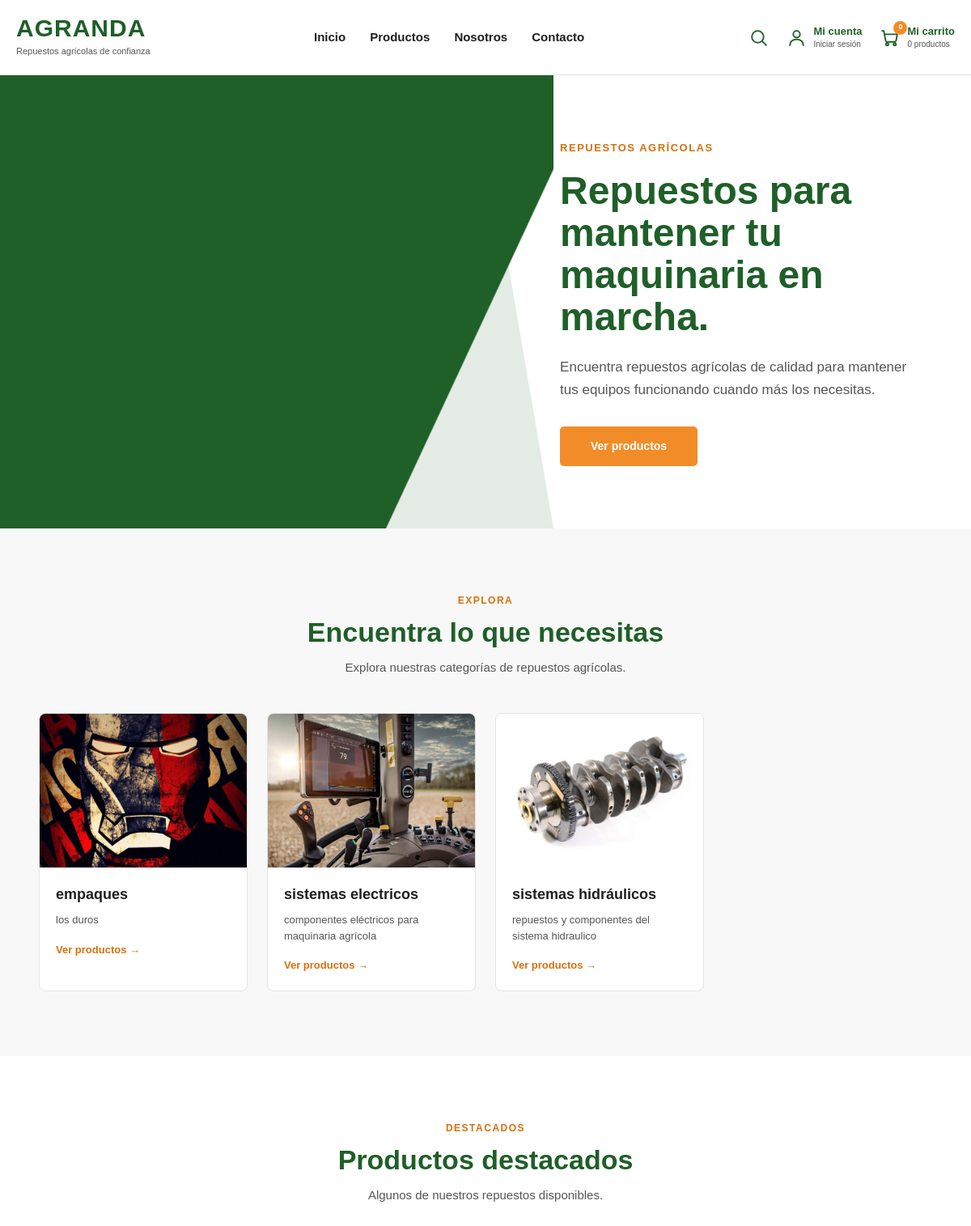
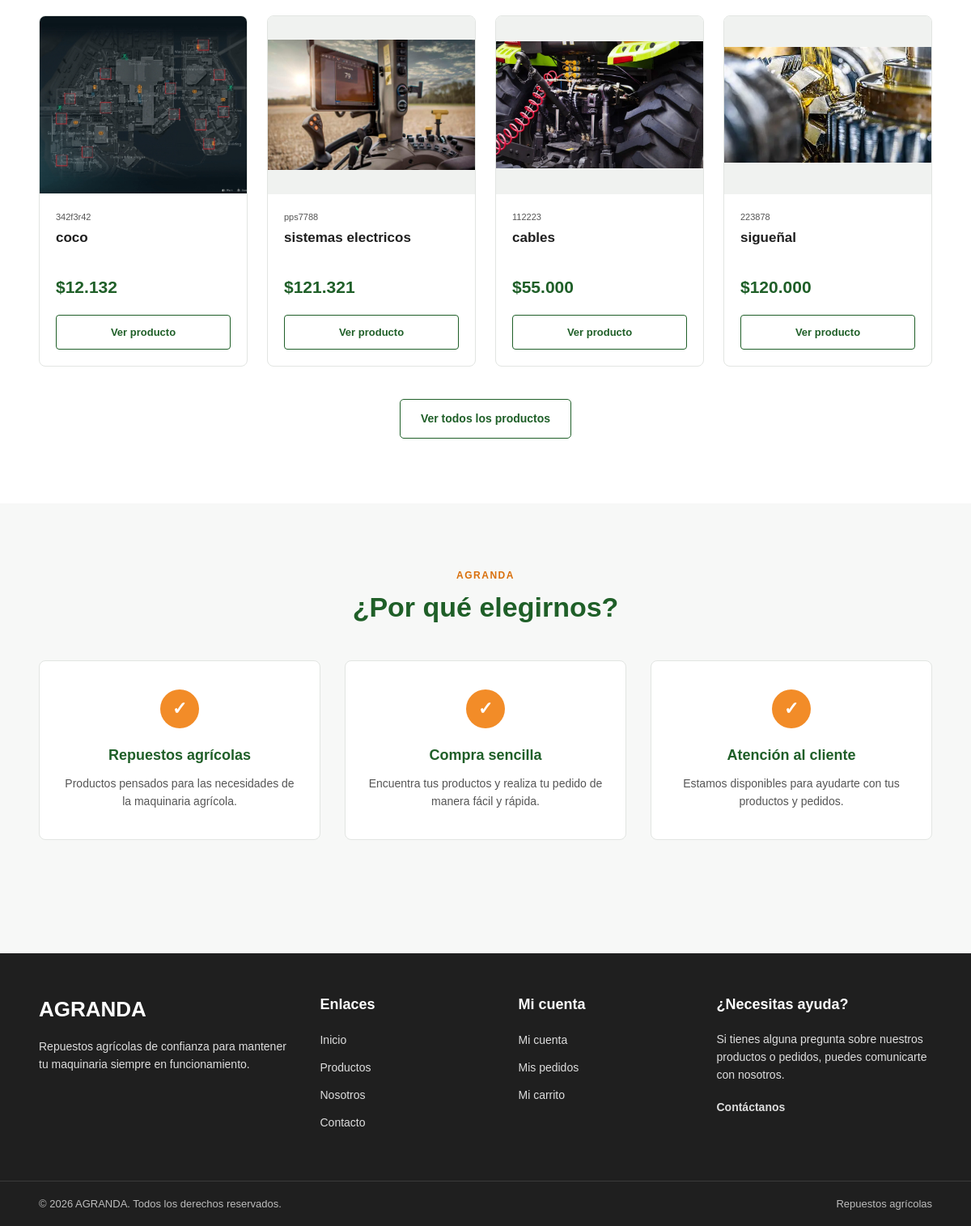
/tienda/index.php, run on the app's committed database (2 pictures, top to bottom).
### tables this page shows
CREATE TABLE `categorias` (
  `id_categoria` int(11) NOT NULL,
  `nombre` varchar(200) NOT NULL,
  `descripcion` text DEFAULT NULL,
  `imagen` varchar(255) DEFAULT NULL,
  `estado` tinyint(1) DEFAULT 1,
  `fecha_creacion` timestamp NOT NULL DEFAULT current_timestamp()
);

CREATE TABLE `imagenes_producto` (
  `id_imagen` int(11) NOT NULL,
  `id_producto` int(11) NOT NULL,
  `ruta_imagen` varchar(255) NOT NULL,
  `principal` tinyint(1) DEFAULT 0,
  `orden` int(11) DEFAULT 1,
  `fecha_subida` timestamp NOT NULL DEFAULT current_timestamp(),
  `estado` tinyint(1) DEFAULT 1
);

CREATE TABLE `productos` (
  `id_producto` int(11) NOT NULL,
  `id_categoria` int(11) NOT NULL,
  `id_marca` int(11) DEFAULT NULL,
  `nombre` varchar(150) NOT NULL,
  `descripcion` text DEFAULT NULL,
  `codigo_producto` varchar(50) NOT NULL,
  `precio` decimal(10,2) NOT NULL,
  `peso` decimal(8,2) DEFAULT NULL,
  `estado` tinyint(1) DEFAULT 1,
  `destacado` tinyint(1) DEFAULT 0,
  `fecha_creacion` timestamp NOT NULL DEFAULT current_timestamp(),
  `fecha_actualizacion` timestamp NOT NULL DEFAULT current_timestamp() ON UPDATE current_timestamp()
);

### tienda/index.php (the view, shortened to what this page needs)
<?php
require_once("includes/header.php");
?>
<link rel="stylesheet" href="<?= $base_url ?>css/inicio.css">
<?php
$categorias = [];
$sqlCategorias = "
    SELECT
        id_categoria,
        nombre,
        descripcion,
        imagen
    FROM categorias
    WHERE estado = 1
    ORDER BY nombre ASC
";
$resultadoCategorias = $conexion->query($sqlCategorias);
if ($resultadoCategorias) {
    while ($categoria = $resultadoCategorias->fetch_assoc()) {
        $categorias[] = $categoria;
    }
}
$productosDestacados = [];
$sqlProductos = "
    SELECT
        p.id_producto,
        p.nombre,
        p.descripcion,
        p.codigo_producto,
        p.precio,
        img.ruta_imagen
    FROM productos p
    LEFT JOIN imagenes_producto img
        ON img.id_producto = p.id_producto
        AND img.principal = 1
        AND img.estado = 1
    INNER JOIN inventario i
        ON i.id_producto = p.id_producto
    WHERE p.estado = 1
      AND p.destacado = 1
      AND i.stock_actual > 0
    ORDER BY p.fecha_creacion DESC
    LIMIT 8
";
$resultadoProductos = $conexion->query($sqlProductos);
if ($resultadoProductos) {
    while ($producto = $resultadoProductos->fetch_assoc()) {
        $productosDestacados[] = $producto;
    }
}
?>
<main>
    <section class="inicio-hero">
        <div class="inicio-container">
            <div class="hero-contenido">
                <span class="hero-etiqueta">
                    REPUESTOS AGRÍCOLAS
                </span>
                <h1>
                    Repuestos para mantener
                    tu maquinaria en marcha.
                </h1>
                <p>
                    Encuentra repuestos agrícolas de calidad
                    para mantener tus equipos funcionando
                    cuando más los necesitas.
                </p>
                <a href="<?= $base_url ?>productos/" class="btn-hero">
                    Ver productos
                </a>
            </div>
        </div>
    </section>
    <section class="inicio-seccion">
        <div class="inicio-container">
            <div class="seccion-encabezado">
                <span class="seccion-etiqueta">
                    EXPLORA
                </span>
                <h2>
                    Encuentra lo que necesitas
                </h2>
                <p>
                    Explora nuestras categorías de repuestos agrícolas.
                </p>
            </div>
            <?php if (!empty($categorias)): ?>
                <div class="categorias-grid">
                    <?php foreach ($categorias as $categoria): ?>
                        <a
                            href="<?= $base_url ?>productos/?categoria=<?= (int) $categoria["id_categoria"] ?>"
                            class="categoria-card"
                        >
                            <?php if (!empty($categoria["imagen"])): ?>
                                <div class="categoria-imagen">
                                    <img
                                        src="<?= $base_url ?>../<?= htmlspecialchars($categoria["imagen"], ENT_QUOTES, "UTF-8") ?>"
                                        alt="<?= htmlspecialchars($categoria["nombre"], ENT_QUOTES, "UTF-8") ?>"
                                    >
                                </div>
                            <?php else: ?>
                                <div class="categoria-imagen categoria-sin-imagen">
                                    <span>AGRANDA</span>
                                </div>
                            <?php endif; ?>
                            <div class="categoria-contenido">
                                <h3>
                                    <?= htmlspecialchars($categoria["nombre"], ENT_QUOTES, "UTF-8") ?>
                                </h3>
                                <?php if (!empty($categoria["descripcion"])): ?>
                                    <p>
                                        <?= htmlspecialchars($categoria["descripcion"], ENT_QUOTES, "UTF-8") ?>
                                    </p>
                                <?php endif; ?>
                                <span class="categoria-enlace">
                                    Ver productos →
                                </span>
                            </div>
                        </a>
                    <?php endforeach; ?>
                </div>
            <?php endif; ?>
        </div>
    </section>
    <section class="inicio-seccion productos-seccion">
        <div class="inicio-container">
            <div class="seccion-encabezado">
                <span class="seccion-etiqueta">
                    DESTACADOS
                </span>
                <h2>
                    Productos destacados
                </h2>
                <p>
                    Algunos de nuestros repuestos disponibles.
                </p>
            </div>
            <?php if (!empty($productosDestacados)): ?>
                <div class="productos-grid">
                    <?php foreach ($productosDestacados as $producto): ?>
                        <article class="producto-card">
                            <a
                                href="<?= $base_url ?>productos/?producto=<?= (int) $producto["id_producto"] ?>"
                                class="producto-imagen"
                            >
                                <?php if (!empty($producto["ruta_imagen"])): ?>
                                    <img
                                        src="<?= $base_url ?>../<?= htmlspecialchars($producto["ruta_imagen"], ENT_QUOTES, "UTF-8") ?>"
                                        alt="<?= htmlspecialchars($producto["nombre"], ENT_QUOTES, "UTF-8") ?>"
                                    >
                                <?php else: ?>
                                    <div class="producto-sin-imagen">
                                        <span>Sin imagen</span>
                                    </div>
                                <?php endif; ?>
                            </a>
                            <div class="producto-contenido">
                                <span class="producto-codigo">
                                    <?= htmlspecialchars($producto["codigo_producto"], ENT_QUOTES, "UTF-8") ?>
                                </span>
                                <h3>
                                    <a href="<?= $base_url ?>productos/?producto=<?= (int) $producto["id_producto"] ?>">
                                        <?= htmlspecialchars($producto["nombre"], ENT_QUOTES, "UTF-8") ?>
                                    </a>
                                </h3>
                                <p class="producto-precio">
                                    $<?= number_format((float) $producto["precio"], 0, ",", ".") ?>
                                </p>
                                <a
                                    href="<?= $base_url ?>productos/?producto=<?= (int) $producto["id_producto"] ?>"
                                    class="producto-boton"
                                >
                                    Ver producto
                                </a>
                            </div>
                        </article>
                    <?php endforeach; ?>
                </div>
            <?php endif; ?>
            <div class="seccion-boton">
                <a href="<?= $base_url ?>productos/" class="btn-secundario">
                    Ver todos los productos
                </a>
            </div>
        </div>
    </section>
    <section class="inicio-confianza">
        <div class="inicio-container">
            <div class="seccion-encabezado">
                <span class="seccion-etiqueta">
                    AGRANDA
                </span>
                <h2>
                    ¿Por qué elegirnos?
                </h2>
            </div>
            <div class="confianza-grid">
                <div class="confianza-item">
                    <div class="confianza-icono">
                        ✓
                    </div>
                    <h3>
                        Repuestos agrícolas
                    </h3>
                    <p>
                        Productos pensados para las necesidades
                        de la maquinaria agrícola.
                    </p>
                </div>
                <div class="confianza-item">
                    <div class="confianza-icono">
                        ✓
                    </div>
                    <h3>
                        Compra sencilla
                    </h3>
                    <p>
                        Encuentra tus productos y realiza tu
                        pedido de manera fácil y rápida.
                    </p>
                </div>
                <div class="confianza-item">
                    <div class="confianza-icono">
                        ✓
                    </div>
                    <h3>
                        Atención al cliente
                    </h3>
                    <p>
                        Estamos disponibles para ayudarte con
                        tus productos y pedidos.
                    </p>
                </div>
            </div>
        </div>
    </section>
</main>
<?php
require_once("includes/footer.php");
?>

### tienda/css/global.css (style rules this page uses)
:root { --verde-principal: #1f5f28; --verde-oscuro: #17491e; --verde-claro: #2e7d32; --naranja: #f28c28; --naranja-oscuro: #d96f0b; --blanco: #ffffff; --gris-fondo: #f7f8f7; --gris-texto: #555555; --gris-borde: #e2e5e2; --negro: #1f1f1f; --ancho-contenido: 1200px; }
* { margin: 0; padding: 0; box-sizing: border-box; }
html { scroll-behavior: smooth; }
body { min-height: 100vh; display: flex; flex-direction: column; font-family: Arial, Helvetica, sans-serif; background-color: var(--gris-fondo); color: var(--negro); line-height: 1.5; }
a { color: inherit; text-decoration: none; }
body > main { flex: 1; width: 100%; }

### data on the page
categorias: imagen (picture), nombre "empaques", descripcion "los duros"
categorias: imagen (picture), nombre "sistemas electricos", descripcion "componentes eléctricos para maquinaria agrícola"
categorias: imagen (picture), nombre "sistemas hidráulicos", descripcion "repuestos y componentes del sistema hidraulico"
imagenes_producto: ruta_imagen (picture), id_producto.codigo_producto "342f3r42", id_producto.nombre "coco", id_producto.precio "12.132"
imagenes_producto: ruta_imagen (picture), id_producto.codigo_producto "pps7788", id_producto.nombre "sistemas electricos", id_producto.precio "121.321"
imagenes_producto: ruta_imagen (picture), id_producto.codigo_producto "112223", id_producto.nombre "cables", id_producto.precio "55.000"
imagenes_producto: ruta_imagen (picture), id_producto.codigo_producto "223878", id_producto.nombre "sigueñal", id_producto.precio "120.000"

### other printed values
$totalCarrito "0"
